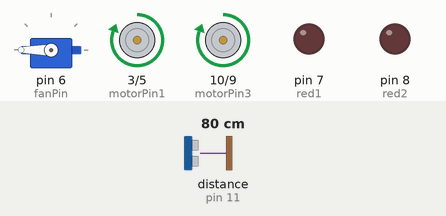
Recording of a sketch running on a simulated Arduino Uno, built for the host (arithmetic inside an expression is 32-bit, double 64-bit). On the bench: servo, motor-driver pin pairs drawn as motors (green arrow = first pin HIGH = forward, orange = second pin HIGH = backward, longer = more drive), output pins drawn as LEDs (lit = HIGH). Wiring (inferred from the names in the program): ultrasonic range finder: trigger pin 12; echo pin 11. Inputs (shaded band) come from the test bench; at power-on: distance to the obstacle (sensor on pin 11) 80 cm. The echo pulse lasts 58.3 µs per cm; random numbers use the default seed unless the sketch sets one; pins used as bus, display or sensor lines are not drawn.

Above: at 1.2 s.
1.3 s: distance to the obstacle (sensor on pin 11) set to 35 cm
At 2.9 s:
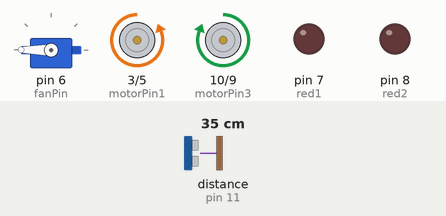
4.3 s: distance to the obstacle (sensor on pin 11) set to 21 cm
7.3 s: distance to the obstacle (sensor on pin 11) set to 17 cm
At 8.7 s:
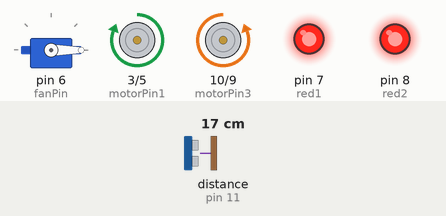
9.5 s: distance to the obstacle (sensor on pin 11) set to 60 cm
At 9.8 s:
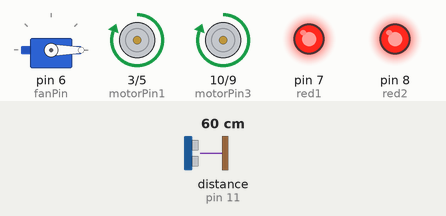
12.5 s: distance to the obstacle (sensor on pin 11) set to 2 cm
At 13.8 s:
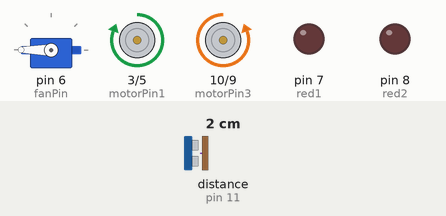
15.5 s: distance to the obstacle (sensor on pin 11) set to 120 cm
At 18.8 s:
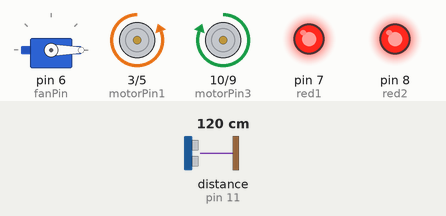
Timing chart, 0 to 19.5 s (numbered marks = the images above; inputs shaded):
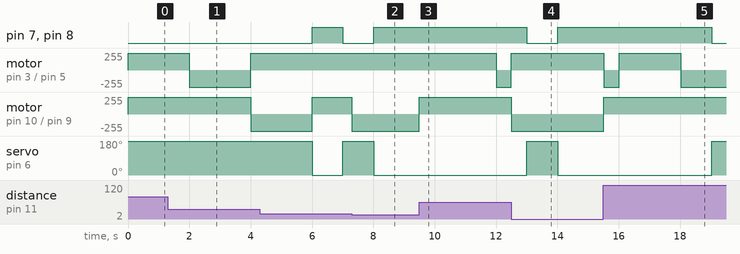

Measured:
- the behaviour switches between 20 and 19 cm on distance to the obstacle (sensor on pin 11) (found by bisection; images 1 and 2)
- after the input at 1.3 s, motor on pin 3 (motorPin1) / pin 5 (motorPin2): forward 255/255 → backward 255/255 after 0.70 s, → forward 255/255 2.0 s later
- after the input at 7.3 s, motor on pin 10 (motorPin3) / pin 9 (motorPin4): forward 255/255 → backward 255/255 at once
- after the input at 9.5 s, motor on pin 3 (motorPin1) / pin 5 (motorPin2): forward 255/255 → backward 255/255 after 2.5 s; motor on pin 10 (motorPin3) / pin 9 (motorPin4): backward 255/255 → forward 255/255 at once
- after the input at 12.5 s, motor on pin 3 (motorPin1) / pin 5 (motorPin2): backward 255/255 → forward 255/255 at once; motor on pin 10 (motorPin3) / pin 9 (motorPin4): forward 255/255 → backward 255/255 at once
- after the input at 15.5 s, motor on pin 3 (motorPin1) / pin 5 (motorPin2): forward 255/255 → backward 255/255 at once, → forward 255/255 0.51 s later, → backward 255/255 2.0 s later; motor on pin 10 (motorPin3) / pin 9 (motorPin4): backward 255/255 → forward 255/255 at once

The sketch:

DOOMBA_CODE_0.02.ino
```cpp
// C++ code4
#include <Servo.h>  // Include the Servo library

Servo fan;

// Digital pin for the continuous servo
const byte fanPin = 6;

// Variables for random choices
long randClean; // Randomize cleaning or not cleaning
long randTurn; // Randomize the turning of the DOOMBA

// Variables for millis timing
unsigned long previousCleanTime = 0;
unsigned long previousTurnTime = 0;

// Event times for everything
unsigned long eventClean = 1000;  // Event happens every one second
unsigned long eventTurn = 2000; // Event happens every two seconds

// Directions
/*
right = 1;
left = 2;
straight = 3;
*/

// Motor pins for bottom motor
const byte motorPin1 = 3; // Power pin for motor, connected to pin 3 on input 1
const byte motorPin2 = 5; // Ground pin for motor, connect to pin 5 on input 2

// Motor pins for top motor
const byte motorPin3 = 10; // Ground pin for motor, connected to pin 9 on input 3
const byte motorPin4 = 9; // Power pin for motor, connected to pin 10 on input 4

// Digital pins for red LEDs
const byte red1 = 7; // Red LED on the right
const byte red2 = 8; // Red LED on the left

// Digital pins for ultrasonic sensor
const byte trigPin = 12;
const byte echoPin = 11;

// Variables for the ultrasonic sensor for distance calculations
int cm = 0;

// Sending a signal for the ultrasonic sensor
long readUltrasonicDistance(int triggerPin, int echoPin) {
  pinMode(triggerPin, OUTPUT);
  digitalWrite(triggerPin, LOW);
  delayMicroseconds(2);
  digitalWrite(triggerPin, HIGH);
  delayMicroseconds(10);
  digitalWrite(triggerPin, LOW);

  pinMode(echoPin, INPUT);
  return pulseIn(echoPin, HIGH);  // Return the sound wave travel time in microseconds
}

void setup() {
  // Initialize serial communication
  Serial.begin(9600);

  // Setting pins as input or output
  pinMode(motorPin1, OUTPUT);
  pinMode(motorPin2, OUTPUT);
  pinMode(motorPin3, OUTPUT);
  pinMode(motorPin4, OUTPUT);
  pinMode(trigPin, OUTPUT);
  pinMode(echoPin, INPUT);
  pinMode(red1, OUTPUT);
  pinMode(red2, OUTPUT);

  // Initialize servo
  fan.attach(fanPin, 500, 2500);

  // Seed random function
  randomSeed(analogRead(0));

  // DOOMBA starts in cleaning mode and moves forward
  fan.write(180);

  // Moving straight
  analogWrite(motorPin1, 255);
  analogWrite(motorPin2, 0);
  analogWrite(motorPin3, 255);
  analogWrite(motorPin4, 0);
}

void loop() {
  clock_prescale_set (clock_div_2); //Only necessary for 8Mhz arduino. Comment out for 16Mhz arduino.

  unsigned long currentTime = millis(); // Always keep currentTime = millis at top

  // Measure the distance using the ultrasonic sensor
  cm = 0.01723 * readUltrasonicDistance(trigPin, echoPin);

  // Event time for cleaning or not cleaning
  if (currentTime - previousCleanTime >= eventClean) {
    randClean = random(1, 3); // 1 = cleaning, 2 = not cleaning
    previousCleanTime = currentTime;
  }

  // Cleaning mode logic
  if (randClean == 1) { //Cleaning
    fan.write(180);
    digitalWrite(red1, LOW);
    digitalWrite(red2, LOW);
  } else if (randClean == 2) { //Not cleaning
    fan.write(0);
    digitalWrite(red1, HIGH);
    digitalWrite(red2, HIGH);
  }


  // Event time for turning of DOOMBA
  if (currentTime - previousTurnTime >= eventTurn) {
    randTurn = random(1, 4); // 1 = right, 2 = left, 3 = straight
    previousTurnTime = currentTime;
  }

  // Movement logic
  if (cm >= 20) { // If DOOMBA doesn't detect something within 20 cm
    if (randTurn == 1) {
      // Moving right
      analogWrite(motorPin1, 255);
      analogWrite(motorPin2, 0);
      analogWrite(motorPin3, 0);
      analogWrite(motorPin4, 255);
    } else if (randTurn == 2) {
      // Moving left
      analogWrite(motorPin1, 0);
      analogWrite(motorPin2, 255);
      analogWrite(motorPin3, 255);
      analogWrite(motorPin4, 0);
    } else {
      // Moving straight
      analogWrite(motorPin1, 255);
      analogWrite(motorPin2, 0);
      analogWrite(motorPin3, 255);
      analogWrite(motorPin4, 0);
    }
  } else if (cm < 20) { // If DOOMBA detects something within 20 cm
    // Move right to avoid obstacle
    analogWrite(motorPin1, 255);
    analogWrite(motorPin2, 0);
    analogWrite(motorPin3, 0);
    analogWrite(motorPin4, 255);
  }
}
```
